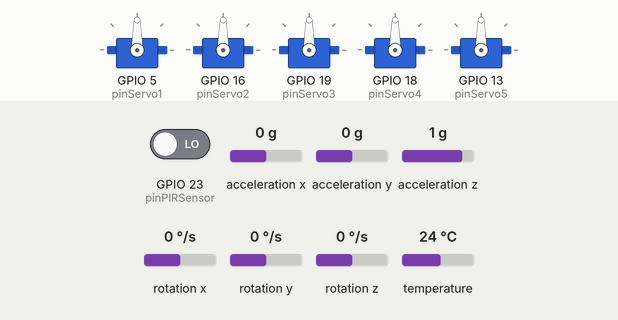
Recording of a sketch running on a simulated ESP32. On the bench: 5 × servo. Inputs (shaded band) come from the test bench; at power-on: GPIO 23 (pinPIRSensor) LOW, rotation x 0 °/s, rotation y 0 °/s, acceleration x 0 g, acceleration y 0 g, acceleration z 1 g, rotation z 0 °/s, temperature 24 °C.

Above: at 1.2 s.
1.3 s: GPIO 23 (pinPIRSensor) driven HIGH
At 2.1 s:
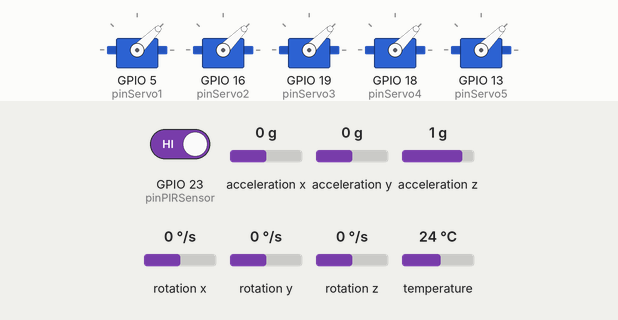
4.3 s: GPIO 23 (pinPIRSensor) driven LOW
At 5.0 s:
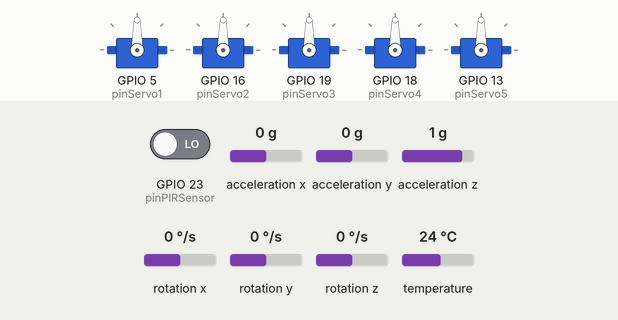
5.8 s: rotation x set to -192 °/s
At 6.2 s:
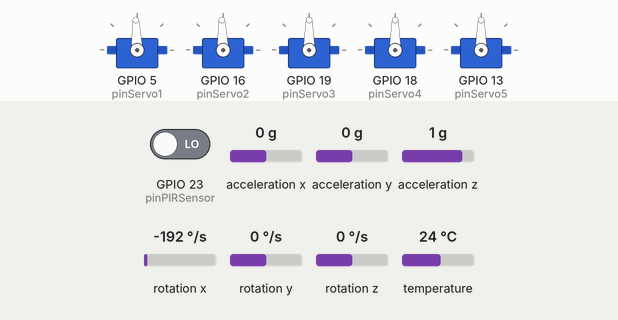
7.3 s: rotation y set to -192 °/s
At 7.9 s:
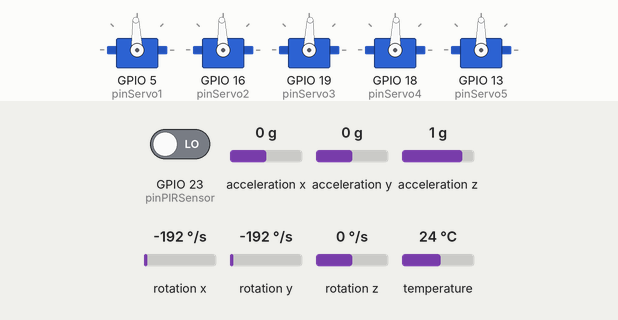
Timing chart, 0 to 9.8 s (numbered marks = the images above; inputs shaded):
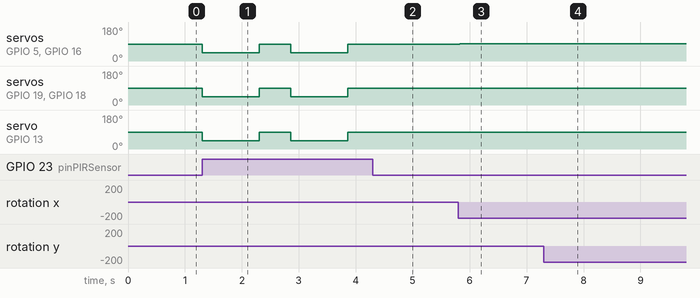

Measured:
- after the input at 1.3 s, servo on GPIO 5 (pinServo1), servo on GPIO 16 (pinServo2), servo on GPIO 19 (pinServo3), servo on GPIO 18 (pinServo4), servo on GPIO 13 (pinServo5): alternates 90° for 0.55 s and 45° for 1.0 s, starting at once
- after the input at 4.3 s, servo on GPIO 5 (pinServo1), servo on GPIO 16 (pinServo2), servo on GPIO 19 (pinServo3), servo on GPIO 18 (pinServo4), servo on GPIO 13 (pinServo5): stays 90° (without the input it goes to 45° after 0.11 s)
- after the input at 5.8 s, servo on GPIO 5 (pinServo1), servo on GPIO 16 (pinServo2): 90° → 92° at once
- after the input at 7.3 s, servo on GPIO 19 (pinServo3), servo on GPIO 18 (pinServo4): 90° → 88° at once

The sketch:

sketch.ino
```cpp
#include<ESP32Servo.h> // Library untuk mengendalikan servo di ESP32
#include<Adafruit_MPU6050.h> // Library untuk membaca sensor MPU6050
#include<Wire.h> // Library untuk komunikasi I2C
#include<Adafruit_Sensor.h> // Library untuk membantu memahami library Adafruit_MPU6050

Adafruit_MPU6050 mpu; // membuat objek mpu
Servo myservo1; // membuat objek servo 1
Servo myservo2; // membuat objek servo 2
Servo myservo3; // membuat objek servo 3
Servo myservo4; // membuat objek servo 4
Servo myservo5; // membuat objek servo 5

const int pinPIRSensor=23; // pin yang terhubung ke PIR motion sensor
const int pinServo1=5; // pin yang terhubung ke servo 1
const int pinServo2=16; // pin yang terhubung ke servo 2
const int pinServo3=19; // pin yang terhubung ke servo 3
const int pinServo4=18; // pin yang terhubung ke servo 4
const int pinServo5=13; // pin yang terhubung ke servo 5

bool yawberputar = false;  // menandai servo 5 berputar atau tidak

void setup () {
  Serial.begin(115200); // mengaktifkan serial monitor dengan baudrate 115200, untuk debugging
  if (!mpu.begin()) { // mengecek sensor MPU jika gagal sambung
  Serial.println("Gagal baca MPU6050!");
  while (1) delay(10); } // untuk keamanan, program berhenti
  mpu.setGyroRange(MPU6050_RANGE_500_DEG); // mengatur sensitivitas mpu agar pas dengan hitungan map

  pinMode (pinPIRSensor, INPUT); // pin PIRSensor sebagai input
  myservo1.attach(pinServo1); // untuk mengatur pin servo 1 sebagai output
  myservo2.attach(pinServo2); // untuk mengatur pin servo 2 sebagai output
  myservo3.attach(pinServo3); // untuk mengatur pin servo 3 sebagai output
  myservo4.attach(pinServo4); // untuk mengatur pin servo 4 sebagai output
  myservo5.attach(pinServo5); // untuk mengatur pin servo 5 sebagai output

  myservo1.write(90); // Set semua servo kembali posisi netral (90 derajat)
  myservo2.write(90);
  myservo3.write(90);
  myservo4.write(90);
  myservo5.write(90);
}
void loop(){
  bool statusPIR = digitalRead(pinPIRSensor); // untuk membaca gerakan pada sensor
  sensors_event_t a, g, temp;  // menyiapkan ruang untuk menampung data
  mpu.getEvent(&a, &g, &temp); // mengisi ruang tsb
  float nilaiRoll = g.gyro.x; // untuk memasukkan data roll
  float nilaiPitch = g.gyro.y; // untuk memasukkan data pitch
  float nilaiYaw = g.gyro.z; // untuk memasukkan data yaw
  if (statusPIR==HIGH) { // mengecek gerakan
    myservo1.write(45); // set semua servo menggerakkan ke posisi 45 derajat
    myservo2.write(45);
    myservo3.write(45);
    myservo4.write(45);
    myservo5.write(45);
    delay(1000); // diam sejenak
    myservo1.write(90); // Set semua servo kembali posisi netral (90 derajat)
    myservo2.write(90);
    myservo3.write(90);
    myservo4.write(90);
    myservo5.write(90);
    delay(500); // jeda
  } else { // jika sensor aman, memberi perintah jalan
    int sudutRoll = map(nilaiRoll, -250, 250, 180, 0); // menerjemahkan data roll melawan
    myservo1.write(sudutRoll); // menggerakan servo
    myservo2.write(sudutRoll);
    int sudutPitch = map(nilaiPitch, -250, 250, 0, 180); // menerjemahkan data pitch searah
    myservo3.write(sudutPitch); // menggerakkan servo
    myservo4.write(sudutPitch);
    float ambangBatasYaw = 5.0; // membuat batasan
    if (nilaiYaw > ambangBatasYaw || nilaiYaw < -ambangBatasYaw){ // jika sensor yaw sedang berputar cepat
      int sudutYaw = map(nilaiYaw, -250, 250, 0, 180); // menerjemahkan data yaw searah
      myservo5.write(sudutYaw); //
      yawberputar = true;
    } else { // jika sensor yaw diam
      if (yawberputar==true) {
        delay (1000); // diam sejenak
        myservo5.write(90); // servo kembali ke posisi netral (90 derajat)
        yawberputar = false; // untuk menghapus ingatan agar tidak mengulang-ulang
      }
    }
  }
    delay (50); // jeda
}
```
